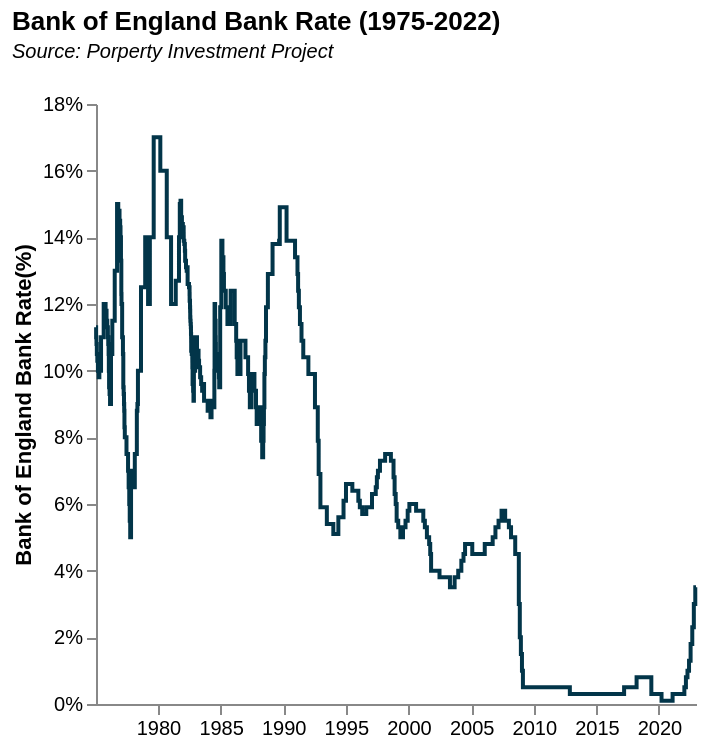

Specify this chart in Vega-Lite:
### Vega-Lite specification from a JSON file in a GitHub repository (floating-point values rounded to 4 significant figures; data arrays with more than 128 entries replaced by an {"elided": "..."} marker saying what was removed)
{"$schema": "https://vega.github.io/schema/vega-lite/v5.json", "title": {"text": "Bank of England Bank Rate (1975-2022)", "subtitle": ["Source: Porperty Investment Project", ""], "subtitleFontStyle": "italic", "subtitleFontSize": 10, "anchor": "start", "color": "black", "subtitleColor": "black"}, "width": "container", "height": 300, "config": {"background": "#122b39", "view": {"stroke": "transparent"}}, "data": {"values": {"elided": "247 records"}, "format": {"parse": {"Date": "date"}}}, "transform": [{"calculate": "year(datum.Date)", "as": "year"}, {"filter": "datum.year>=minYear"}, {"filter": "datum.year>1974"}, {"filter": "datum.year<=maxYear"}], "params": [{"name": "minYear", "value": 1975, "bind": {"input": "range", "min": 1975, "max": 2022, "step": 1, "name": "Start year:"}}, {"name": "maxYear", "value": 2023, "bind": {"input": "range", "min": 1975, "max": 2023, "step": 1, "name": "End year:"}}], "mark": {"type": "line", "color": "#023549", "interpolate": "step", "width": 10, "strokeWidth": 2, "opacity": 1}, "encoding": {"x": {"field": "Date", "type": "temporal", "title": null, "axis": {"grid": false}}, "y": {"field": "Bank Rate", "type": "quantitative", "title": "Bank of England Bank Rate(%)", "axis": {"grid": false, "format": "%"}}, "tooltip": [{"field": "Bank Rate", "type": "quantitative", "title": "Bank of England Bank Rate(%)"}, {"field": "Date", "type": "nominal", "title": "Date"}, {}]}, "background": "white"}
